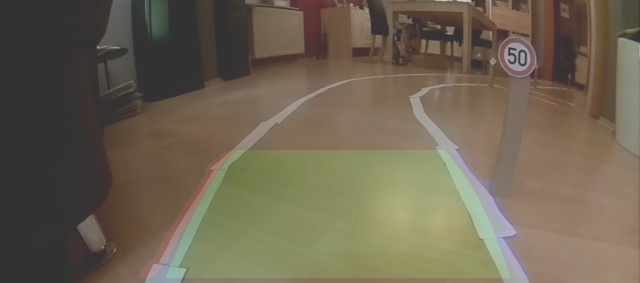
#> input picture program/lane_detection/project_images/lane_example.jpg, 640 x 283 px
$ python -i driving_functions.py   (imports and definitions only)   (older library calls are emulated)
#> lines starting #> are read from the running program, lines starting #| are printed output that depends on the picture; after the words box and inside, x2 and y2 are one past the last pixel; in counts of white or black regions, pixels touching at a corner belong together
#> further down, picture is the input picture: shape (283, 640, 3); mean B, G, R 82.1, 100, 109.9
# -*- coding: utf-8 -*-
"""
Created on Sat Aug 25 19:46:21 2018

@author: Jannis
"""
import cv2
import numpy as np
import zxing
#import socket
#import time

def sign_threshold(img):
    # Stop
    img_hsv = cv2.cvtColor(img, cv2.COLOR_BGR2HSV)
#> img_hsv: shape (283, 640, 3); mean H, S, V 24.3, 61.7, 111.5
    h,s,v = cv2.split(img_hsv)
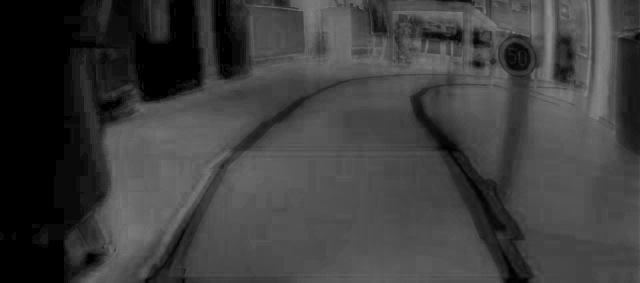
#> s: shape (283, 640); min 0, max 145, mean 61.7
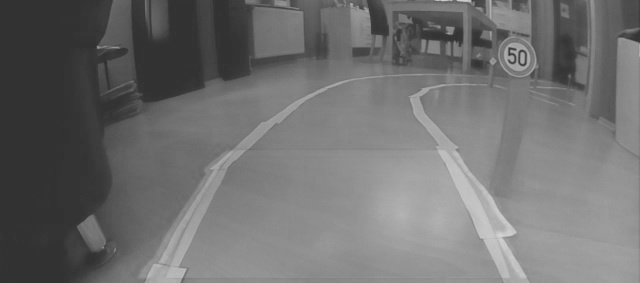
#> v: shape (283, 640); min 49, max 213, mean 111.5
    mask_1 = cv2.inRange(h, 130, 255)
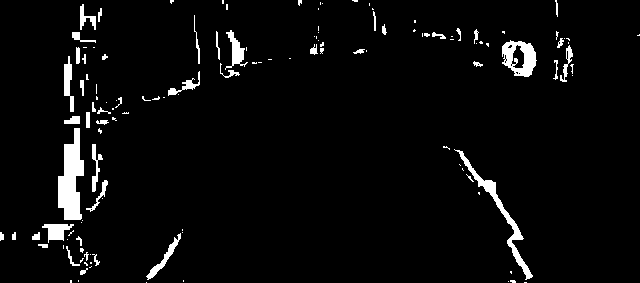
#> mask_1: shape (283, 640); 4.1% white; 129 white regions (82 under 20 px), largest, box (x1, y1, x2, y2) and area: (58, 128, 84, 220) 1515, (454, 149, 533, 280) 937, (502, 40, 537, 77) 766
    mask_2 = cv2.inRange(s, 175, 195)
#> mask_2: shape (283, 640); every value is 0

    # Priority
    lower_color_bounds = np.array([150, 170, 70])
    upper_color_bounds = np.array([255,255,130])
    mask_3 = cv2.inRange(img,lower_color_bounds,upper_color_bounds )

    # All/Right curve
    b, g, r = cv2.split(img)
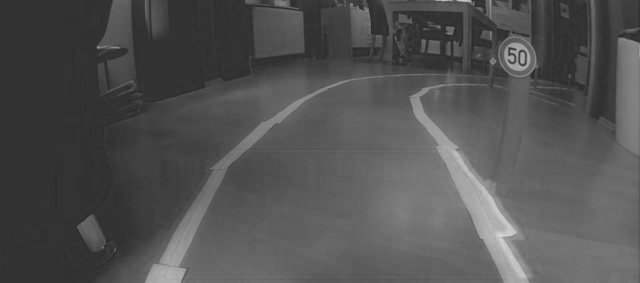
#> b: shape (283, 640); min 40, max 213, mean 82.1
    r_value = 0.2
    g_value = -0.4
    t = 0.5 * 255
    r =  r*r_value
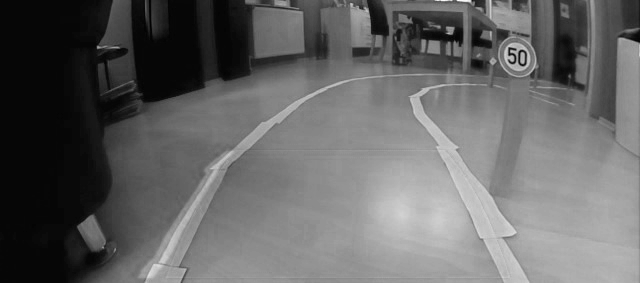
#> r: shape (283, 640) float64; min 9.2, max 41.4, mean 22; drawn with min black and max white
    g = g*g_value
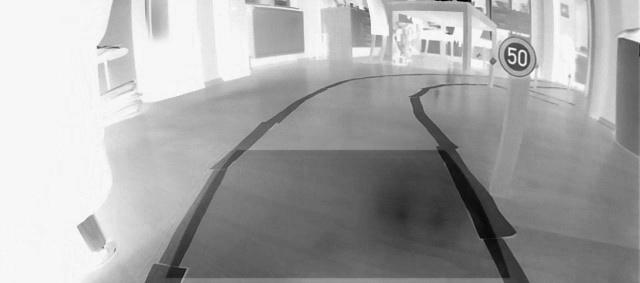
#> g: shape (283, 640) float64; min -82, max -18, mean -40; drawn with min black and max white
    mask_4 = np.zeros_like(img[:,:,0])
    mask_4[(r + g + b) >= t] = 255

    # Road
    mask_5 = cv2.cvtColor(img, cv2.COLOR_BGR2GRAY)
    mask_5[(mask_5<130) & (mask_5>100)] = 255
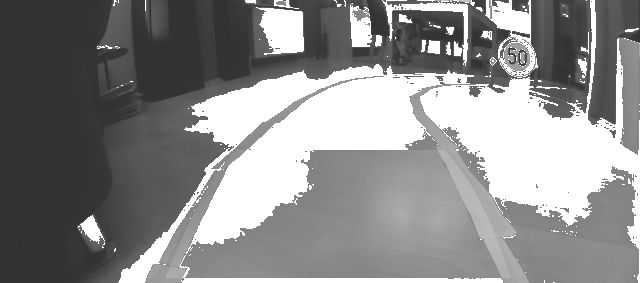
#> mask_5: shape (283, 640); min 48, max 255, mean 139

    mask_all = np.zeros_like(mask_1) # Create all black image
    mask_all[(mask_1 == 255) | (mask_2 == 255) | (mask_3 == 255) | (mask_4 == 255)] = 255 # Combine 2 images
    mask_all[mask_5==255] = 0
    kernel = np.ones((7,7), np.uint8)
    mask_all = cv2.dilate(mask_all, kernel, 4)

    #img[mask_all == 0] = 0

    return mask_all, img

# Define a function that takes an imag# start and stop positions in both x and y,
# window size (x and y dimensions),
# and overlap fraction (for both x and y)
# [140 lines left out: functions slide_window, normalize, predict_sign, read_qr_code, hough_lines, barrier_motion, not called in this run]

>>> import cv2
>>> picture = cv2.imread('../../program/lane_detection/project_images/lane_example.jpg')
>>> result = sign_threshold(picture)
